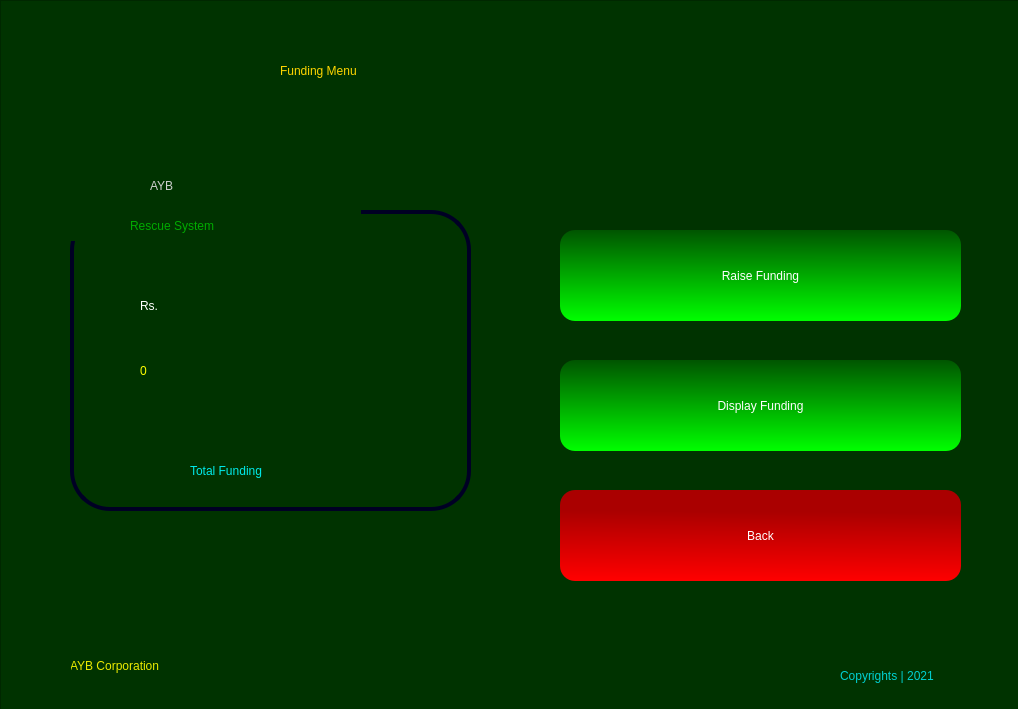
<?xml version="1.0" encoding="UTF-8"?>
<ui version="4.0">
 <class>Form</class>
 <widget class="QWidget" name="Form">
  <property name="geometry">
   <rect>
    <x>0</x>
    <y>0</y>
    <width>1018</width>
    <height>709</height>
   </rect>
  </property>
  <property name="windowTitle">
   <string>Form</string>
  </property>
  <widget class="QFrame" name="frame">
   <property name="geometry">
    <rect>
     <x>0</x>
     <y>0</y>
     <width>1022</width>
     <height>713</height>
    </rect>
   </property>
   <property name="styleSheet">
    <string notr="true">QFrame{

background-color: rgb(0, 51, 0);
color: rgb(0,255,0);

}
</string>
   </property>
   <property name="frameShape">
    <enum>QFrame::StyledPanel</enum>
   </property>
   <property name="frameShadow">
    <enum>QFrame::Raised</enum>
   </property>
   <widget class="QLabel" name="label_5">
    <property name="geometry">
     <rect>
      <x>280</x>
      <y>30</y>
      <width>491</width>
      <height>81</height>
     </rect>
    </property>
    <property name="styleSheet">
     <string notr="true">font: 87 36pt &quot;Arial Black&quot;;
color: rgb(255, 213, 0);</string>
    </property>
    <property name="text">
     <string>Funding Menu</string>
    </property>
   </widget>
   <widget class="QPushButton" name="addBtn">
    <property name="geometry">
     <rect>
      <x>560</x>
      <y>230</y>
      <width>401</width>
      <height>91</height>
     </rect>
    </property>
    <property name="styleSheet">
     <string notr="true">QPushButton{
background-color: qlineargradient(spread:pad, x1:0.498, y1:0, x2:0.507, y2:1, stop:0 rgba(0, 85, 0, 255), stop:1 rgba(0, 255, 0, 255));
border-radius:15px;
color: #FFF;
	font: 75 14pt &quot;Microsoft PhagsPa&quot;;

}

QPushButton:hover{

	background-color: rgb(0, 118, 0);
}</string>
    </property>
    <property name="text">
     <string>Raise Funding</string>
    </property>
   </widget>
   <widget class="QPushButton" name="displayBtn">
    <property name="geometry">
     <rect>
      <x>560</x>
      <y>360</y>
      <width>401</width>
      <height>91</height>
     </rect>
    </property>
    <property name="styleSheet">
     <string notr="true">QPushButton{
background-color: qlineargradient(spread:pad, x1:0.498, y1:0, x2:0.507, y2:1, stop:0 rgba(0, 85, 0, 255), stop:1 rgba(0, 255, 0, 255));
border-radius:15px;
color: #FFF;
	font: 75 14pt &quot;Microsoft PhagsPa&quot;;

}

QPushButton:hover{

	background-color: rgb(0, 118, 0);
}</string>
    </property>
    <property name="text">
     <string>Display Funding</string>
    </property>
   </widget>
   <widget class="QPushButton" name="backBtn">
    <property name="geometry">
     <rect>
      <x>560</x>
      <y>490</y>
      <width>401</width>
      <height>91</height>
     </rect>
    </property>
    <property name="styleSheet">
     <string notr="true">QPushButton{
background-color: qlineargradient(spread:pad, x1:0.512, y1:0.238636, x2:0.493, y2:1, stop:0 rgba(170, 0, 0, 255), stop:1 rgba(255, 0, 0, 255));
border-radius:15px;
color: #FFF;
	font: 75 14pt &quot;Microsoft PhagsPa&quot;;

}

QPushButton:hover{

	background-color: rgb(138, 0, 0);
}</string>
    </property>
    <property name="text">
     <string>Back</string>
    </property>
   </widget>
   <widget class="QLabel" name="label_6">
    <property name="geometry">
     <rect>
      <x>70</x>
      <y>650</y>
      <width>241</width>
      <height>31</height>
     </rect>
    </property>
    <property name="styleSheet">
     <string notr="true">font: 25 20pt &quot;Bahnschrift Light&quot;;
color: rgb(234, 234, 0);</string>
    </property>
    <property name="text">
     <string>AYB Corporation</string>
    </property>
   </widget>
   <widget class="QLabel" name="label_7">
    <property name="geometry">
     <rect>
      <x>20</x>
      <y>640</y>
      <width>51</width>
      <height>51</height>
     </rect>
    </property>
    <property name="styleSheet">
     <string notr="true">background-image: url(:/newPrefix/—Pngtree—red and black logo_5517319.png);</string>
    </property>
    <property name="text">
     <string/>
    </property>
    <property name="pixmap">
     <pixmap resource="mainLogo.qrc">:/newPrefix/—Pngtree—red and black logo_5517319.png</pixmap>
    </property>
    <property name="scaledContents">
     <bool>true</bool>
    </property>
   </widget>
   <widget class="QLabel" name="label_8">
    <property name="geometry">
     <rect>
      <x>840</x>
      <y>660</y>
      <width>161</width>
      <height>31</height>
     </rect>
    </property>
    <property name="styleSheet">
     <string notr="true">font: 25 12pt &quot;Bahnschrift Light&quot;;
color: rgb(0, 208, 208);</string>
    </property>
    <property name="text">
     <string>Copyrights | 2021</string>
    </property>
   </widget>
   <widget class="QFrame" name="frame_2">
    <property name="geometry">
     <rect>
      <x>70</x>
      <y>210</y>
      <width>401</width>
      <height>301</height>
     </rect>
    </property>
    <property name="styleSheet">
     <string notr="true">QFrame{

border: 4px solid rgb(0, 0, 36);
border-radius: 40px;
}</string>
    </property>
    <property name="frameShape">
     <enum>QFrame::StyledPanel</enum>
    </property>
    <property name="frameShadow">
     <enum>QFrame::Raised</enum>
    </property>
    <widget class="QLabel" name="label_9">
     <property name="geometry">
      <rect>
       <x>120</x>
       <y>240</y>
       <width>161</width>
       <height>41</height>
      </rect>
     </property>
     <property name="styleSheet">
      <string notr="true">border: none;
font: 25 16pt &quot;Bahnschrift Light&quot;;
color: rgb(0, 235, 235);</string>
     </property>
     <property name="text">
      <string>Total Funding</string>
     </property>
    </widget>
    <widget class="QLabel" name="moneyLabel">
     <property name="geometry">
      <rect>
       <x>70</x>
       <y>120</y>
       <width>261</width>
       <height>81</height>
      </rect>
     </property>
     <property name="styleSheet">
      <string notr="true">border: none;
font: 28pt &quot;Kristen ITC&quot;;
color: rgb(255, 255, 0);</string>
     </property>
     <property name="text">
      <string>0</string>
     </property>
    </widget>
    <widget class="QLabel" name="label_10">
     <property name="geometry">
      <rect>
       <x>70</x>
       <y>80</y>
       <width>231</width>
       <height>31</height>
      </rect>
     </property>
     <property name="styleSheet">
      <string notr="true">font: 25 20pt &quot;Bahnschrift Light&quot;;
color: rgb(255, 255, 255);
border:none;</string>
     </property>
     <property name="text">
      <string>Rs.</string>
     </property>
    </widget>
   </widget>
   <widget class="QLabel" name="label_4">
    <property name="geometry">
     <rect>
      <x>150</x>
      <y>160</y>
      <width>191</width>
      <height>51</height>
     </rect>
    </property>
    <property name="styleSheet">
     <string notr="true">font: 87 36pt &quot;Arial Black&quot;;
color: rgb(207, 207, 207);</string>
    </property>
    <property name="text">
     <string>AYB</string>
    </property>
   </widget>
   <widget class="QLabel" name="label_2">
    <property name="geometry">
     <rect>
      <x>30</x>
      <y>140</y>
      <width>111</width>
      <height>101</height>
     </rect>
    </property>
    <property name="styleSheet">
     <string notr="true">background-image: url(:/newPrefix/—Pngtree—red and black logo_5517319.png);</string>
    </property>
    <property name="text">
     <string/>
    </property>
    <property name="pixmap">
     <pixmap resource="mainLogo.qrc">:/newPrefix/—Pngtree—red and black logo_5517319.png</pixmap>
    </property>
    <property name="scaledContents">
     <bool>true</bool>
    </property>
   </widget>
   <widget class="QLabel" name="label_3">
    <property name="geometry">
     <rect>
      <x>130</x>
      <y>210</y>
      <width>231</width>
      <height>31</height>
     </rect>
    </property>
    <property name="styleSheet">
     <string notr="true">font: 25 20pt &quot;Bahnschrift Light&quot;;
color: rgb(0, 170, 0);</string>
    </property>
    <property name="text">
     <string>Rescue System</string>
    </property>
   </widget>
   <zorder>frame_2</zorder>
   <zorder>label_5</zorder>
   <zorder>addBtn</zorder>
   <zorder>displayBtn</zorder>
   <zorder>backBtn</zorder>
   <zorder>label_6</zorder>
   <zorder>label_7</zorder>
   <zorder>label_8</zorder>
   <zorder>label_4</zorder>
   <zorder>label_2</zorder>
   <zorder>label_3</zorder>
  </widget>
 </widget>
 <resources>
  <include location="mainLogo.qrc"/>
  <include location="mainLogo.qrc"/>
 </resources>
 <connections/>
</ui>
